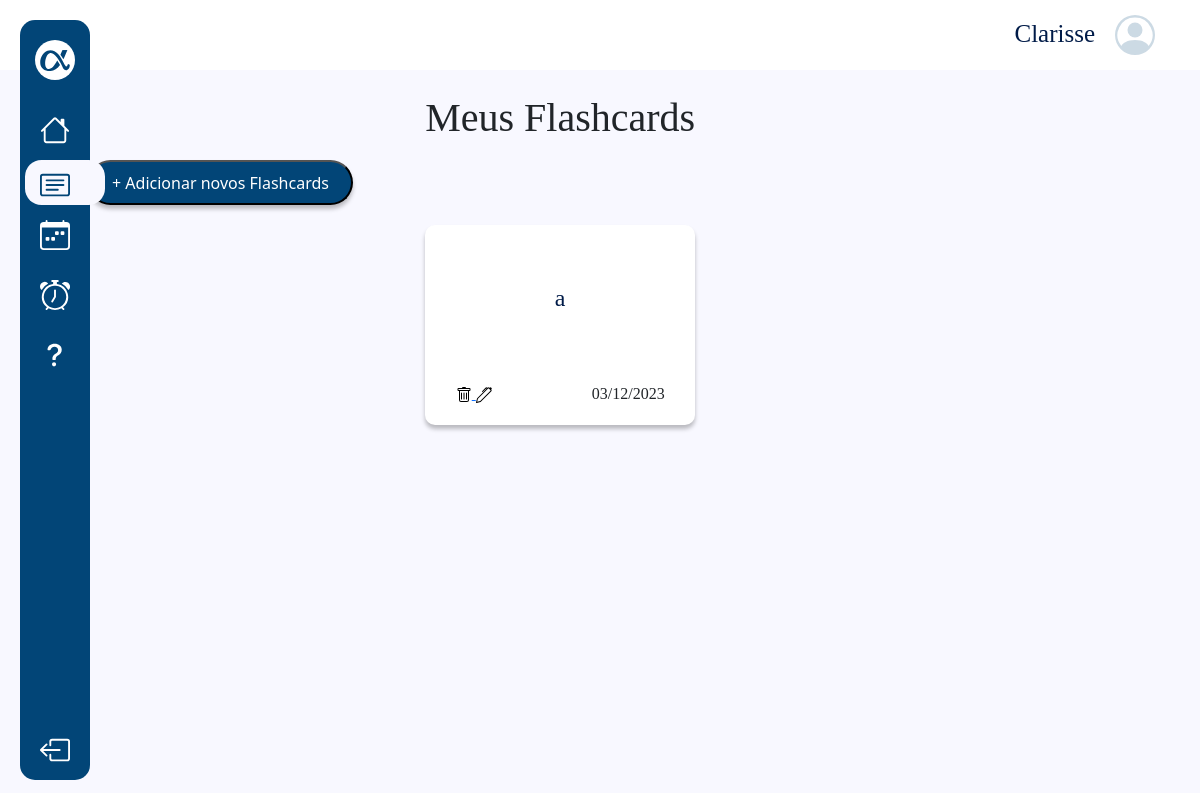
Page /flashcards/ (signed in) on the earlier database version.
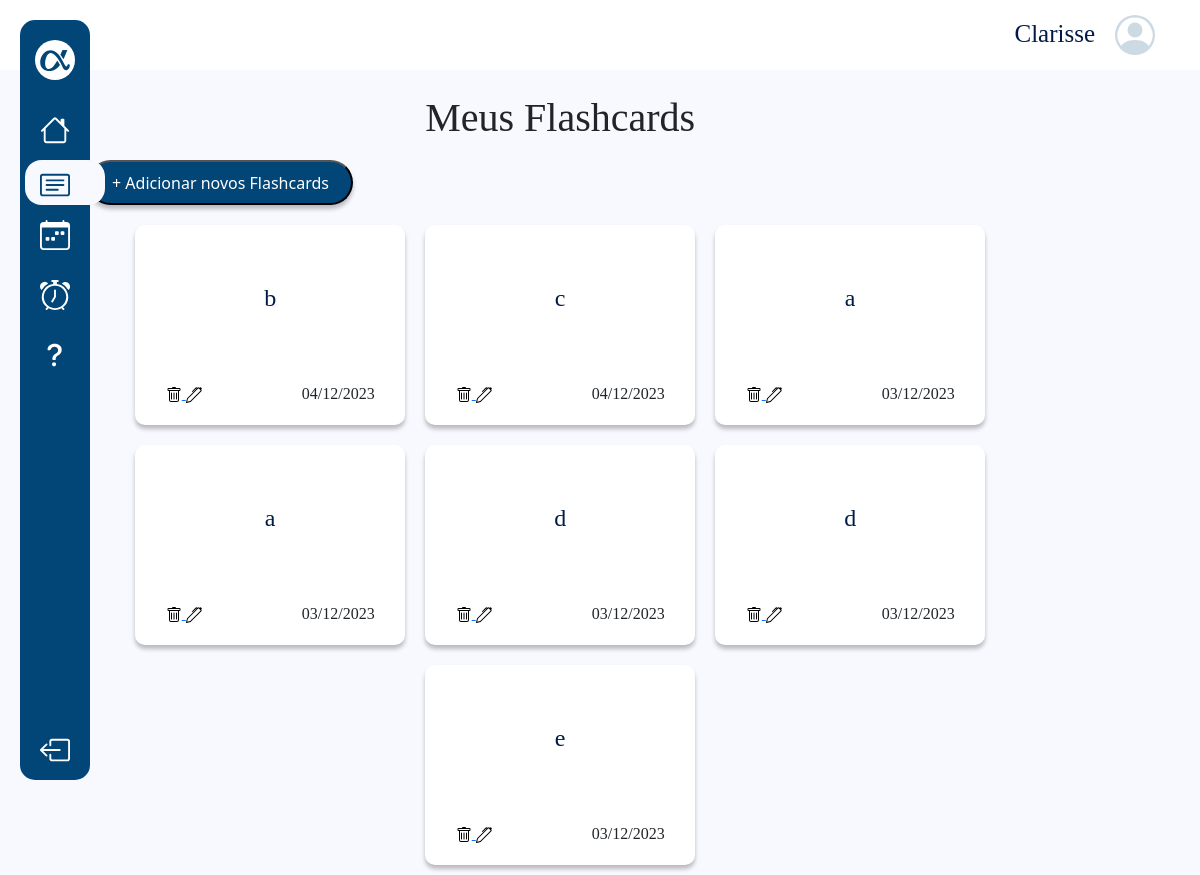
Same page on the later database version.
### revisao/models.py (models this page shows)
class Flashcard(models.Model):
    user = models.ForeignKey(User, on_delete=models.CASCADE)
    titulo = models.CharField(max_length=150)
    content = QuillField()
    data = models.DateField(default=timezone.now)

### revisao/views.py (the view, shortened to what this page needs)
# urls.py: path('flashcards/', flashcards, name='flashcards'),
@login_required
def flashcards(request):
    flashcards = Flashcard.objects.all().filter(user=request.user).order_by('-data')
    form = FlashcardForm()
    context = {
        "flashcards": flashcards,
        "form": form,
    }
    return render(request, 'revisao/flashcard.html', context)

### revisao/templates/revisao/flashcard.html (shortened to what this page needs)
{% extends 'core/partials/base.html' %}
{% load static %}
{% block linkf%} ativo {% endblock %}
{% block content %}
<div class="tflash mt-4">
    <h1>Meus Flashcards</h1>
</div>
<div class="d-flex">
    <button type="button" class="buttonf" data-bs-toggle="modal" data-bs-target="#myModal">
        + Adicionar novos Flashcards
    </button>
</div>
<div class="">
    <div class="d-flex justify-content-center row">
        {% for flashcards in flashcards %}
        <div class="flashcards">
            <div class="tituloflash">
                <h4><a href="#" data-bs-toggle="modal"
                        data-bs-target="#flashcardModal{{ flashcards.id }}">{{flashcards.titulo }}</a></h4>
            </div>
            <div class="bflash">
                <div class="mais">
                    <a href="{% url 'remover' flashcards.id %}">
                    </a>
                    <a href="">
                    </a>
                </div>
                <div class="dataflash">
                    <p> {{ flashcards.data|date:"d/m/Y" }}</p>
                </div>
            </div>
        </div>
        {% endfor %}
    </div>
</div>
{% endblock %}

### core/templates/core/partials/base.html (shortened to what this page needs)
{% load static %}
<!DOCTYPE html>
<html lang="pt-br">
<head>
    <link href="https://cdn.jsdelivr.net/npm/bootstrap@5.3.2/dist/css/bootstrap.min.css" rel="stylesheet"
>
    <link rel="stylesheet" href="{% static 'core/css/dashboard.css' %}">
</head>
<body>
    <div class="d-flex">
        <header class="headerdash ">
            <div class="username">
                <p class="">{{user.username}}</p>
                <svg xmlns="http://www.w3.org/2000/svg" width="40" height="40" class="bi bi-person-circle"
                    viewBox="0 0 16 16">
                    <path d="M11 6a3 3 0 1 1-6 0 3 3 0 0 1 6 0z" />
                    <path fill-rule="evenodd"
                        d="M0 8a8 8 0 1 1 16 0A8 8 0 0 1 0 8zm8-7a7 7 0 0 0-5.468 11.37C3.242 11.226 4.805 10 8 10s4.757 1.225 5.468 2.37A7 7 0 0 0 8 1z" />
                </svg>
            </div>
        </header>
        <nav class="menu-lateral">
            <div class="items">
                <ul class="navul">
                    <li class="item-nav logo d-flex align-items-center justify-content-center">
                        <a href="{% url 'index' %}"><img class="navimg" src="{% static 'core/img/navlogo.svg' %}"
                                alt=""></a>
                    </li>
                    <li class="item-nav {% block linkh%} {% endblock %}">
                        <a href="{% url 'dashboard' %}"></a>
                    </li>
                    <li class="item-nav {% block linkf%} {% endblock %}">
                        <a href="{% url 'flashcards' %}"></a>
                    </li>
                    <li class="item-nav {% block linkc%} {% endblock %}">
                        <a href="{% url 'calendario' %}"></a>
                    </li>
                    <li class="item-nav {% block linkp%} {% endblock %}">
                        <a href="{% url 'pomodoro' %}"></a>
                    </li>
                    <li class="item-nav {% block linkq%} {% endblock %}">
                        <a href="{% url 'estatisticas' %}"></a>
                    </li>
                    <li class="item-nav sair">
                        <a href="{% url 'logout' %}"></a>
                    </li>
                </ul>
            </div>
        </nav>
    </div>
    <main class="container">
        <div class="centro">
            {% block content %}
            {% endblock %}
        </div>
    </main>
</body>
</html>

### core/static/core/css/dashboard.css (style rules this page uses)
.username { color: #001B48; font-size: 25px; display: flex; justify-content: flex-end; margin: 15px; max-width: 95%; font-family: 'Merriweather'; }
.username p { margin-right: 20px; font-family: 'Merriweather'; }
.username svg { fill: rgba(2, 69, 119, 0.20); ; }
.headerdash { height: 70px; background-color: #fff; width: 100%; }
body { background-color: #F8F8FF; }
nav.menu-lateral { width: 70px; height: 95vh; background-color: #024577; margin: 20px; position: fixed; border-radius: 15px; }
.item-nav.logo { border-radius: 50%; width: 40px; height: 40px; background-color: #fff; margin-bottom: 20px; }
.item-nav svg { fill: #fff; }
.item-nav img { fill: #fff; }
.item-nav { padding-top: 15px; padding-bottom: 15px; display: flex; list-style-type: none; }
.ativo { background-color: #F8F8FF; border-radius: 16.5px; width: 80px; height: 45px; margin-left: 20px; padding: 10px 15px; }
.ativo svg { fill: #024577; }
.navul { margin-top: 20px; padding-left: 0; display: flex; flex-direction: column; align-items: center; justify-content: flex-start; }
ul .sair { position: absolute; bottom: 0; }
.flashcards { width: 270px; height: 200px; margin: 10px; border-radius: 10px; background: #FFF; box-shadow: 0px 4px 4px 0px rgba(0, 0, 0, 0.25); font-family: 'Merriweather'; display: flex; flex-direction: column; justify-content: space-between; align-items: center; }
.tituloflash { display: flex; align-items: center; flex-grow: 1; font-family: 'Merriweather'; }
.bflash { display: flex; padding: 3px; }
.mais { margin-right: 100px; }
.tituloflash a { text-decoration: none; color: #001B48; }
.buttonf { width: 265px; height: 45px; border-radius: 50px; background: #024577; box-shadow: 0px 4px 4px 0px rgba(0, 0, 0, 0.25); color: #FFF; margin: 10px 30px ; }
.tflash { font-family: 'Merriweather'; display: flex; justify-content: center; }
.centro { margin-left: 1em; max-width: 90%; }

Differences in the rows shown:
added Flashcard: titulo "b", data "04/12/2023"
added Flashcard: titulo "c", data "04/12/2023"
added Flashcard: titulo "a", data "03/12/2023"
added Flashcard: titulo "d", data "03/12/2023"
added Flashcard: titulo "d", data "03/12/2023"
added Flashcard: titulo "e", data "03/12/2023"
